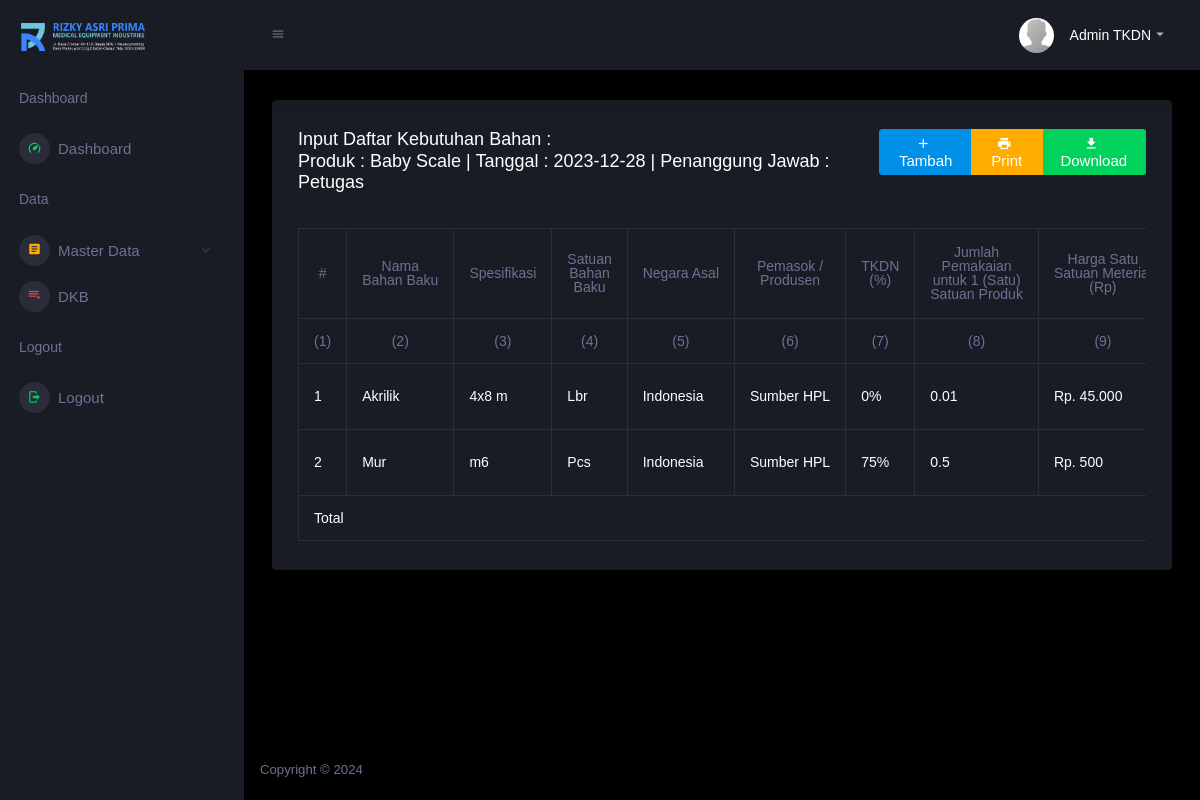
The app's page /view_dkb/dkb.php?id_produk=1 (signed in), older data.
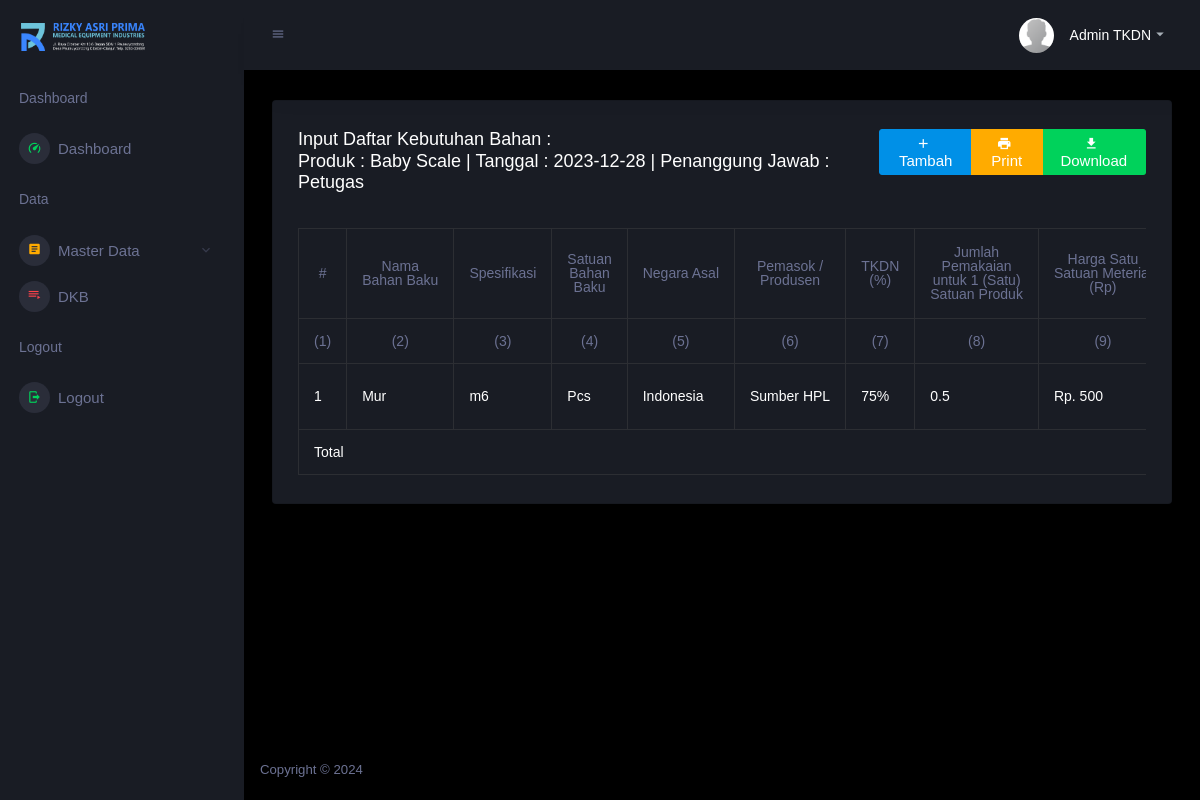
The same page, newer data.
### tables this page shows
CREATE TABLE `users` (
  `id_user` int(11) NOT NULL,
  `nama` varchar(255) NOT NULL,
  `nik` varchar(128) NOT NULL,
  `email` varchar(255) NOT NULL,
  `username` varchar(255) NOT NULL,
  `password` varchar(255) NOT NULL,
  `image` varchar(255) NOT NULL,
  `role_id` int(11) NOT NULL
);

CREATE TABLE `produk` (
  `id_produk` int(11) NOT NULL,
  `nama_produk` varchar(255) NOT NULL,
  `penanggung_jawab` int(11) NOT NULL,
  `tanggal` date NOT NULL
);

CREATE TABLE `dkb` (
  `id_dkb` int(11) NOT NULL,
  `bahan_baku_id` int(11) NOT NULL,
  `tkdn` float NOT NULL,
  `qty_pemakaian` float NOT NULL,
  `kdn` float NOT NULL,
  `kln` float NOT NULL,
  `total` float NOT NULL,
  `produk_id` int(11) NOT NULL
);

CREATE TABLE `bahan_baku` (
  `id_bahan_baku` int(11) NOT NULL,
  `nama_bahan_baku` varchar(255) NOT NULL,
  `satuan` varchar(255) NOT NULL,
  `spesifikasi` text NOT NULL,
  `foto` varchar(255) NOT NULL,
  `produsen_id` int(11) NOT NULL,
  `harga_satuan` int(11) NOT NULL
);

CREATE TABLE `produsen` (
  `id_produsen` int(11) NOT NULL,
  `nama_produsen` varchar(255) NOT NULL,
  `alamat` text NOT NULL,
  `negara` varchar(255) NOT NULL,
  `phone` varchar(255) NOT NULL
);

### functions.php (called while the page is built, shortened)
<?php
$conn = mysqli_connect("localhost", "root", "", "db_tkdn");
function query($query)
{
    global $conn;
    $result = mysqli_query($conn, $query);
    $rows = [];
    while ($row = mysqli_fetch_assoc($result)) {
        $rows[] = $row;
    }
    return $rows;
}

### view_dkb/dkb.php (the view, shortened to what this page needs)
<?php
include "../templates/header.php";
$id_produk = $_GET["id_produk"];
$p = query(
    "SELECT * FROM produk
    INNER JOIN users ON produk.penanggung_jawab = users.id_user
    WHERE id_produk = $id_produk"
)[0];
$dkb = query(
    "SELECT * FROM dkb
    INNER JOIN bahan_baku ON dkb.bahan_baku_id = bahan_baku.id_bahan_baku
    INNER JOIN produsen ON bahan_baku.produsen_id = produsen.id_produsen
    WHERE produk_id = $id_produk
    ");
?>
<div class="row">
    <div class="col-12 grid-margin stretch-card">
        <div class="card">
            <div class="card-body">
                <div class="d-flex row mb-3">
                    <div class="col-12 col-md-8">
                        <h4 class="card-title">Input Daftar Kebutuhan Bahan : <br>
                            Produk :
                            <?= $p["nama_produk"]; ?> |
                            Tanggal :
                            <?= $p["tanggal"]; ?> |
                            Penanggung Jawab :
                            <?= $p["nama"]; ?>
                        </h4>
                    </div>
                    <div class="col-12 col-md-4">
                        <div class="btn-group w-100">
                            <a href="dkb_add.php?id_produk=<?= $id_produk; ?>" class="btn btn-primary text-white">
                                <i class="mdi mdi-plus"></i> Tambah
                            </a>
                            <a href="dkb_print.php?id_produk=<?= $id_produk; ?>" class="btn btn-warning text-white"
                                target="_blank">
                                <i class="mdi mdi-printer"></i> Print
                            </a>
                            <a href="dkb_download.php?id_produk=<?= $id_produk; ?>" class="btn btn-success text-white"
                                target="_blank">
                                <i class="mdi mdi-download"></i> Download
                            </a>
                        </div>
                    </div>
                </div>
                <div class="table-responsive">
                    <table class="table table-bordered text-white">
                        <thead>
                            <tr>
                                <th rowspan="2" class="text-center"> # </th>
                                <th rowspan="2" class="text-center"> Nama <br> Bahan Baku </th>
                                <th rowspan="2" class="text-center"> Spesifikasi </th>
                                <th rowspan="2" class="text-center"> Satuan <br> Bahan <br> Baku </th>
                                <th rowspan="2" class="text-center"> Negara Asal </th>
                                <th rowspan="2" class="text-center"> Pemasok / <br> Produsen </th>
                                <th rowspan="2" class="text-center"> TKDN <br> (%) </th>
                                <th rowspan="2" class="text-center"> Jumlah <br> Pemakaian <br> untuk 1 (Satu) <br>
                                    Satuan Produk </th>
                                <th rowspan="2" class="text-center"> Harga Satu <br> Satuan Meterial <br> (Rp) </th>
                            </tr>
                            <tr>
                            </tr>
                            <tr>
                                <th class="text-center">(1)</th>
                                <th class="text-center">(2)</th>
                                <th class="text-center">(3)</th>
                                <th class="text-center">(4)</th>
                                <th class="text-center">(5)</th>
                                <th class="text-center">(6)</th>
                                <th class="text-center">(7)</th>
                                <th class="text-center">(8)</th>
                                <th class="text-center">(9)</th>
                            </tr>
                        </thead>
                        <tbody>
                            <?php $i = 1; ?>
                            <?php foreach ($dkb as $d): ?>
                                <tr>
                                    <td>
                                        <?= $i; ?>
                                    </td>
                                    <td>
                                        <?= $d["nama_bahan_baku"]; ?>
                                    </td>
                                    <td>
                                        <?= $d["spesifikasi"]; ?>
                                    </td>
                                    <td>
                                        <?= $d["satuan"]; ?>
                                    </td>
                                    <td>
                                        <?= $d["negara"]; ?>
                                    </td>
                                    <td>
                                        <?= $d["nama_produsen"]; ?>
                                    </td>
                                    <td>
                                        <?= $d["tkdn"]; ?>%
                                    </td>
                                    <td>
                                        <?= $d["qty_pemakaian"]; ?>
                                    </td>
                                    <td>
                                        Rp.
                                        <?= number_format($d["harga_satuan"], 0, ',', '.'); ?>
                                    </td>
                                </tr>
                                <?php $i++; ?>
                            <?php endforeach; ?>
                            <tr>
                                <td colspan="9" class="text-right">Total</td>
                            </tr>
                        </tbody>
                    </table>
                </div>
            </div>
        </div>
    </div>
</div>
<?php
include "../templates/footer.php";
?>

### templates/header.php (shortened to what this page needs)
<?php
require "../functions.php";
$id = $_SESSION['id'];
$user = query(
    "SELECT * FROM users
    INNER JOIN users_role ON users.role_id = users_role.id_role
    WHERE id_user = $id"
)[0];
?>
<!DOCTYPE html>
<html lang="en">
<head>
    <link rel="stylesheet" href="../assets/vendors/mdi/css/materialdesignicons.min.css">
    <link rel="stylesheet" href="../assets/vendors/css/vendor.bundle.base.css">
    <link rel="stylesheet" href="../assets/vendors/jvectormap/jquery-jvectormap.css">
    <link rel="stylesheet" href="../assets/vendors/flag-icon-css/css/flag-icon.min.css">
    <link rel="stylesheet" href="../assets/vendors/owl-carousel-2/owl.carousel.min.css">
    <link rel="stylesheet" href="../assets/vendors/owl-carousel-2/owl.theme.default.min.css">
    <link rel="stylesheet" href="../assets/css/style.css">
    <link href="../vendor/datatables/datatables.min.css" rel="stylesheet">
    <link href="../vendor/datatables/Buttons-2.4.2/buttons.dataTables.min.css" rel="stylesheet">
</head>
<body>
    <?php
    include "../templates/sidebar.php";
    include "../templates/nav.php";
    ?>
    <div class="main-panel">
        <div class="content-wrapper">

### templates/sidebar.php (shortened to what this page needs)
<div class="container-scroller">
    <nav class="sidebar sidebar-offcanvas" id="sidebar">
        <div class="sidebar-brand-wrapper d-none d-lg-flex align-items-center justify-content-center fixed-top">
            <a class="sidebar-brand brand-logo" href="../view_admin/dashboard.php"><img
                    src="../assets/images/logo-text-white.png" alt="logo" /></a>
        </div>
        <ul class="nav">
            <li class="nav-item nav-category">
                <span class="nav-link">Dashboard</span>
            </li>
            <li class="nav-item menu-items">
                <a class="nav-link" href="../view_admin/dashboard.php">
                    <span class="menu-icon">
                        <i class="mdi mdi-speedometer"></i>
                    </span>
                    <span class="menu-title">Dashboard</span>
                </a>
            </li>
            <li class="nav-item nav-category">
                <span class="nav-link">Data</span>
            </li>
            <li class="nav-item menu-items">
                <a class="nav-link" data-bs-toggle="collapse" href="#ui-basic" aria-expanded="false"
                    aria-controls="ui-basic">
                    <span class="menu-icon">
                        <i class="mdi mdi-file-document-box"></i>
                    </span>
                    <span class="menu-title">Master Data</span>
                    <i class="menu-arrow"></i>
                </a>
            </li>
            <li class="nav-item menu-items">
                <a class="nav-link" href="../view_dkb/produk.php">
                    <span class="menu-icon">
                        <i class="mdi mdi-playlist-play"></i>
                    </span>
                    <span class="menu-title">DKB</span>
                </a>
            </li>
            <li class="nav-item nav-category">
                <span class="nav-link">Logout</span>
            </li>
            <li class="nav-item menu-items">
                <a class="nav-link" href="../logout.php" onclick="return confirm('Yakin ingin keluar dari aplikasi?');">
                    <span class="menu-icon">
                        <i class="mdi mdi-logout"></i>
                    </span>
                    <span class="menu-title">Logout</span>
                </a>
            </li>
        </ul>
    </nav>

### templates/nav.php (shortened to what this page needs)
<div class="container-fluid page-body-wrapper">
    <nav class="navbar p-0 fixed-top d-flex flex-row">
        <div class="navbar-menu-wrapper flex-grow d-flex align-items-stretch">
            <button class="navbar-toggler navbar-toggler align-self-center" type="button" data-toggle="minimize">
                <span class="mdi mdi-menu"></span>
            </button>
            <ul class="navbar-nav navbar-nav-right">
                <li class="nav-item dropdown">
                    <a class="nav-link" id="profileDropdown" href="#" data-bs-toggle="dropdown">
                        <div class="navbar-profile">
                            <img class="img-xs rounded-circle" src="../assets/images/faces/avatar-default.jpg" alt="">
                            <p class="mb-0 d-none d-sm-block navbar-profile-name">
                                <?= $user["nama"]; ?>
                            </p>
                            <i class="mdi mdi-menu-down d-none d-sm-block"></i>
                        </div>
                    </a>
                </li>
            </ul>
        </div>
    </nav>

### templates/footer.php (shortened to what this page needs)
</div>
<footer class="footer">
    <div class="d-sm-flex justify-content-center justify-content-sm-between">
        <span class="text-muted d-block text-center text-sm-left d-sm-inline-block">Copyright ©
            <?= date("Y"); ?>
        </span>
    </div>
</footer>
</div>
</div>
</div>
</body>
</html>

Row changes from the older to the newer data that the page shows:
removed dkb: bahan_baku.nama_bahan_baku "Akrilik", bahan_baku.spesifikasi "4x8 m", bahan_baku.satuan "Lbr", produsen.negara "Indonesia", produsen.nama_produsen "Sumber HPL", tkdn "0", qty_pemakaian "0.01", bahan_baku.harga_satuan "45.000"
